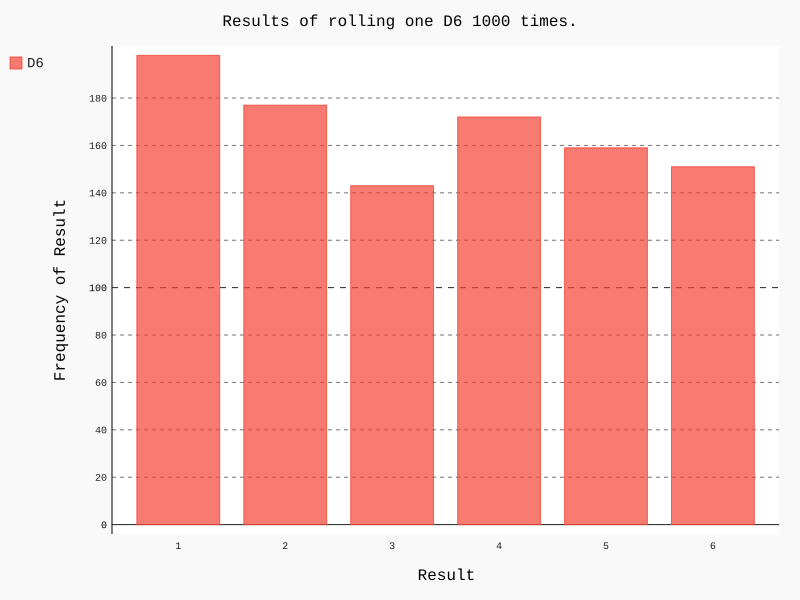

Python code for this plot:
from die import Die
import pygal

# 创建一个 D6
die = Die()

#掷几次骰子，并将结果存储在一个列表中
results = []
for roll_num in range(1000):
    result = die.roll()
    results.append(result)

# 分析结果
frequencies = []
for value in range(1, die.num_sides + 1):
    frequency = results.count(value)
    frequencies.append(frequency)

# 对结果进行可视化
hist = pygal.Bar()

hist.title = "Results of rolling one D6 1000 times."
hist.x_labels = list(x for x in range(1, 7))
hist.x_title = "Result"
hist.y_title = "Frequency of Result"

hist.add('D6', frequencies)
hist.render_to_file('die_visual.svg')
